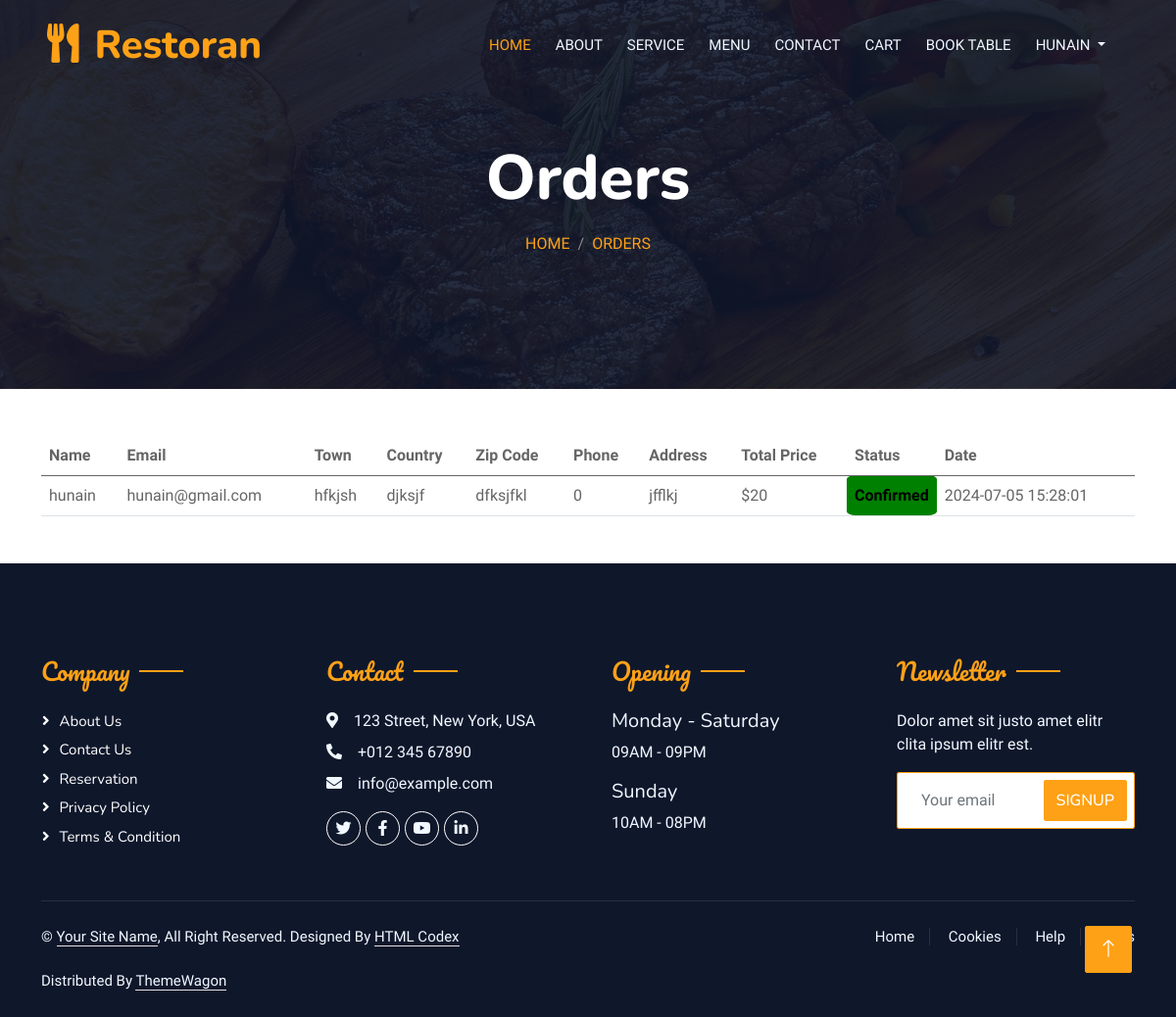
The app's page /users/users-orders.php (signed in) with its own data.
### tables this page shows
CREATE TABLE `orders` (
  `id` int(11) NOT NULL,
  `name` varchar(50) NOT NULL,
  `email` varchar(50) NOT NULL,
  `town` varchar(30) NOT NULL,
  `country` varchar(30) NOT NULL,
  `zipcode` varchar(30) NOT NULL,
  `phone` int(30) NOT NULL,
  `address` varchar(50) NOT NULL,
  `total_price` int(40) NOT NULL,
  `status` varchar(50) NOT NULL DEFAULT 'Pending',
  `user_id` varchar(40) NOT NULL,
  `created_at` timestamp NOT NULL DEFAULT current_timestamp()
);

### libs/App.php (called while the page is built, shortened)
<?php
    class App{
        public $host = HOST;
        public $dbname = DBNAME;
        public $user = USER;
        public $password = PASS;
        public $link;
        public function connect(){
            $this->link = new PDO("mysql:host=".$this->host.";dbname=".$this->dbname."", $this->user , $this->password);
         }
        public function selectAll($querrry){
            $rows = $this->link->query($querrry);
            $rows->execute();
            $allRows = $rows->fetchAll(PDO::FETCH_OBJ);
            if($allRows){
                return $allRows;
            }
            else{
                return false;
                echo "kuch nahi hai";
            }
        }
    }
?>

### users/users-orders.php (the view, shortened to what this page needs)
<?php require "../libs/App.php"; ?>
<?php require "../include/header.php"; ?>
<?php
      $querry = "SELECT * From orders WHERE user_id = '$_SESSION[id]'";
      $app = new App;
      $orders = $app->selectAll($querry);
?>
            <div class="container-xxl py-5 bg-dark hero-header mb-5">
                <div class="container text-center my-5 pt-5 pb-4">
                    <h1 class="display-3 text-white mb-3 animated slideInDown">Orders</h1>
                    <nav aria-label="breadcrumb">
                        <ol class="breadcrumb justify-content-center text-uppercase">
                            <li class="breadcrumb-item"><a href="<?php echo APPURL; ?>">Home</a></li>
                            <li class="breadcrumb-item"><a href="<?php echo APPURL; ?>/users/users-orders.php?id=<?php echo $_SESSION['id']; ?>">Orders</a></li>
                        </ol>
                    </nav>
                </div>
            </div>
        </div>
            <div class="container">
                <div class="col-md-12">
                <?php if($orders == true) : ?>
                    <table class="table">
                        <thead>
                          <tr>
                            <th scope="col">Name</th>
                            <th scope="col">Email</th>
                            <th scope="col">Town</th>
                            <th scope="col">Country</th>
                            <th scope="col">Zip Code</th>
                            <th scope="col">Phone</th>
                            <th scope="col">Address</th>
                            <th scope="col">Total Price</th>
                            <th scope="col">Status</th>
                            <th scope="col">Date</th>
                          </tr>
                        </thead>
                        <tbody>
                            <?php foreach($orders as $order) : ?>
                                <tr>
                                  <td><?php echo $order->name ?></td>
                                  <td><?php echo $order->email ?></td>
                                  <td><?php echo $order->town ?></td>
                                  <td><?php echo $order->country ?></td>
                                  <td><?php echo $order->zipcode ?></td>
                                  <td><?php echo $order->phone ?></td>
                                  <td><?php echo $order->address ?></td>
                                  <td>$<?php echo $order->total_price ?></td>
                                  <?php if($order->status == "Pending"): ?>
                                    <td style="background-color:yellow; border-radius:10% ; text-align:center; font-weight:800; color:black; width:50px"><?php echo $order->status ?></td>
                                 <?php else: ?>
                                    <td style="background-color:green; border-radius:10% ; text-align:center; font-weight:800; color:black; width:50px"><?php echo $order->status ?></td>
                                 <?php endif ;?>
                                    <td><?php echo $order->created_at ?></td>
                                </tr>
                            <?php endforeach ; ?>
                        </tbody>
                      </table>
                      <?php else: ?>
                            <p>No Orders Yet</p>
                        <?php endif; ?>
                </div>
            </div>
<?php require "../include/footer.php"; ?>

### css/style.css (style rules this page uses)
:root { --primary: #FEA116; --light: #F1F8FF; --dark: #0F172B; }
.hero-header { background: linear-gradient(rgba(15, 23, 43, .9), rgba(15, 23, 43, .9)), url(../img/bg-hero.jpg); background-position: center center; background-repeat: no-repeat; background-size: cover; }
.breadcrumb-item + .breadcrumb-item::before { color: rgba(255, 255, 255, .5); }

### records on screen
orders: name "hunain", email "hunain@gmail.com", town "hfkjsh", country "djksjf", zipcode "dfksjfkl", phone "0", address "jfflkj", total_price "20", status "Confirmed", created_at "2024-07-05 15:28:01"

### other values on screen
$_SESSION['username'] "HUNAIN"
